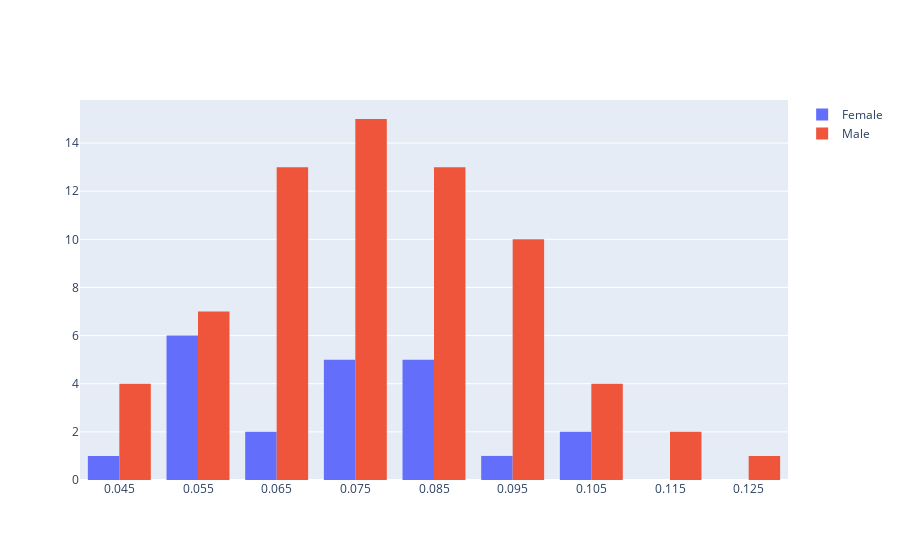

Notebook source saved alongside this figure:
### Code cell
fig = go.Figure()
fig.add_trace(go.Histogram(name='Female', x=target_users_df.loc[np.logical_and(target_users_df['category']=='politician', target_users_df['gender']=='female')]['harassment_fraction_final_model_gboost_hate_abuse_abusive']))
fig.add_trace(go.Histogram(name='Male', x=target_users_df.loc[np.logical_and(target_users_df['category']=='politician', target_users_df['gender']=='male')]['harassment_fraction_final_model_gboost_hate_abuse_abusive']))
fig.show()
